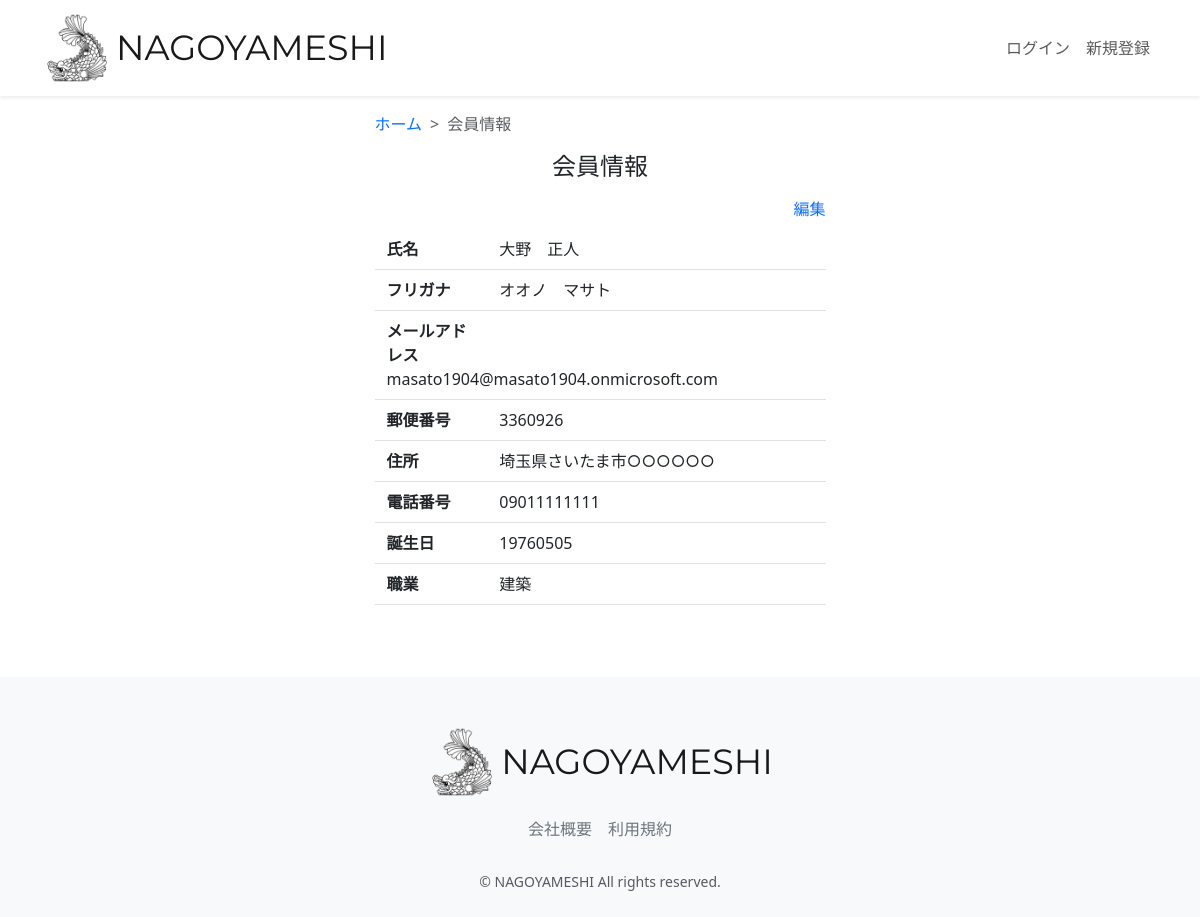
The app's page /accounts/user-detail/1/ with its own data.
### accounts/models.py (models this page shows, shortened)
class CustomUser(AbstractUser):
    user_name = models.CharField(
        max_length=128, null=True, blank=True, verbose_name="ユーザー名前"
    )
    hurigana = models.CharField(
        max_length=128, null=True, blank=True, verbose_name="フリガナ"
    )
    zip_code = models.CharField(
        max_length=16, null=True, blank=True, verbose_name="郵便番号"
    )
    address = models.CharField(
        max_length=255, null=True, blank=True, verbose_name="住所"
    )
    phone_number = models.CharField(
        max_length=20, null=True, blank=True, verbose_name="電話番号"
    )
    birthday = models.CharField(
        max_length=20, null=True, blank=True, verbose_name="誕生日"
    )
    job = models.CharField(max_length=255, null=True, blank=True, verbose_name="職業")
    subscription = models.BooleanField(default=False, verbose_name="有料会員")
    class Meta:
        verbose_name = '会員一覧'
        verbose_name_plural = "会員一覧"

### accounts/views.py (the view)
# urls.py: path("user-detail/<int:pk>/", views.UserDetailView.as_view(), name="user_detail"),
class UserDetailView(generic.DetailView):
    model = models.CustomUser
    template_name = "user/user_detail.html"

### accounts/templates/user/user_detail.html (shortened to what this page needs)
{% extends "layout/base.html" %}
{% load static %}
{% block content %}
<main>
  <div class="container nagoyameshi-container pb-5">
    <div class="row justify-content-center">
      <div class="col-xl-5 col-lg-6 col-md-8">
        <nav class="my-3" style="--bs-breadcrumb-divider: '>';"aria-label="breadcrumb">
          <ol class="breadcrumb mb-0">
            <li class="breadcrumb-item"><a href="{% url 'top_page' %}">ホーム</a></li>
            <li class="breadcrumb-item active" aria-current="page">会員情報</li>
          </ol>
        </nav>
        <h1 class="mb-3 text-center">会員情報</h1>
        <div class="d-flex justify-content-end align-items-end mb-3">
          <div><a href="{% url 'user_update' object.id %}">編集</a>
          </div>
        </div>
        <div class="container mb-4">
          <div class="row pb-2 mb-2 border-bottom">
            <div class="col-3">
              <span class="fw-bold">氏名</span>
            </div>
            <div class="col">
              <span>{{ object.user_name }}</span>
            </div>
          </div>
          <div class="row pb-2 mb-2 border-bottom">
            <div class="col-3">
              <span class="fw-bold">フリガナ</span>
            </div>
            <div class="col">
              <span>{{ object.hurigana }}</span>
            </div>
          </div>
          <div class="row pb-2 mb-2 border-bottom">
            <div class="col-3">
              <span class="fw-bold">メールアドレス</span>
            </div>
            <div class="col">
              <span>{{ object.email }}</span>
            </div>
          </div>
          <div class="row pb-2 mb-2 border-bottom">
            <div class="col-3">
              <span class="fw-bold">郵便番号</span>
            </div>
            <div class="col">
              <span>{{ object.zip_code }}</span>
            </div>
          </div>
          <div class="row pb-2 mb-2 border-bottom">
            <div class="col-3">
              <span class="fw-bold">住所</span>
            </div>
            <div class="col">
              <span>{{ object.address }}</span>
            </div>
          </div>
          <div class="row pb-2 mb-2 border-bottom">
            <div class="col-3">
              <span class="fw-bold">電話番号</span>
            </div>
            <div class="col">
              <span>{{ object.phone_number }}</span>
            </div>
          </div>
          <div class="row pb-2 mb-2 border-bottom">
            <div class="col-3">
              <span class="fw-bold">誕生日</span>
            </div>
            <div class="col">
              <span> {{ object.birthday }} </span>
            </div>
          </div>
          <div class="row pb-2 mb-2 border-bottom">
            <div class="col-3">
              <span class="fw-bold">職業</span>
            </div>
            <div class="col">
              <span>{{ object.job }} </span>
            </div>
          </div>
        </div>
      </div>
    </div>
  </div>
</main>
{% endblock %}

### static/css/nagoyameshi.css (style rules this page uses)
h1 { font-size: 1.5rem; }
a { text-decoration: none !important; }

### records on screen
CustomUser: user_name "大野 正人", hurigana "オオノ マサト", email "masato1904@masato1904.onmicrosoft.com", zip_code "3360926", address "埼玉県さいたま市○○○○○○", phone_number "09011111111", birthday "19760505", job "建築"
